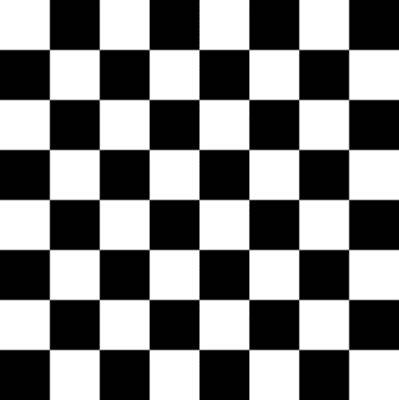
#> input picture First_Exercise/img.png, 399 x 400 px
$ python First_ex.py
#> lines starting #> are read from the running program, lines starting #| are printed output that depends on the picture
import cv2

image = cv2.imread('img.png')
#> image is the input picture: shape (400, 399, 3); min 0, max 255, mean 127.4

for num1 in range(4):
    for num2 in range(4):
        if num1 % 2:
            if num2 % 2:
                image[0 + num1 * 64: 64 + num1 * 64, 0 + num2 * 64: 64 + num2 * 64] = (255, 255, 255)
            else:
                image[0 + num1 * 64: 64 + num1 * 64, 0 + num2 * 64: 64 + num2 * 64] = (0, 0, 0)
        else:
            if num2 % 2:
                image[0 + num1 * 64: 64 + num1 * 64, 0 + num2 * 64: 64 + num2 * 64] = (0, 0, 0)
            else:
                image[0 + num1 * 64: 64 + num1 * 64, 0 + num2 * 64: 64 + num2 * 64] = (255, 255, 255)
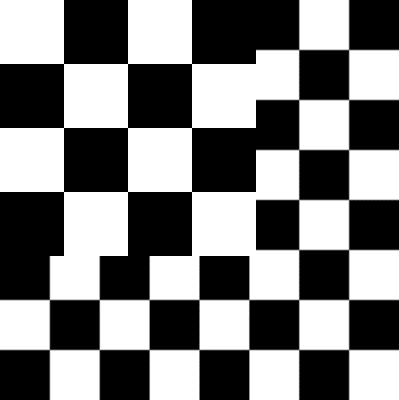
#> image: shape (400, 399, 3); min 0, max 255, mean 125.9

cv2.imshow('Image', image)
cv2.waitKey(0)
